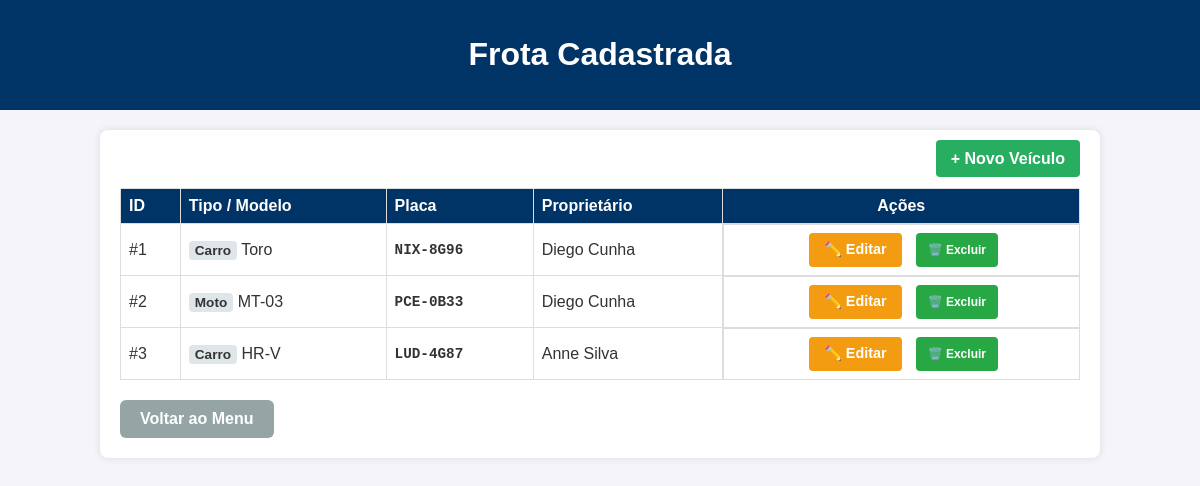
Page /veiculos on the committed database.
### tables this page shows
CREATE TABLE veiculos (
                id INTEGER PRIMARY KEY AUTOINCREMENT,
                tipo TEXT NOT NULL,
                modelo TEXT NOT NULL,
                placa TEXT NOT NULL,
                cliente_id INTEGER NOT NULL,  -- ADICIONE ESSA LINHA
                FOREIGN KEY(cliente_id) REFERENCES usuarios(id) -- OPCIONAL: CRIA A RELAÇÃO REAL
            );

CREATE TABLE usuarios (
                id INTEGER PRIMARY KEY AUTOINCREMENT,
                nome TEXT NOT NULL,
                email TEXT NOT NULL,
                cpf TEXT UNIQUE
            );

### app.py (the view)
@app.route("/veiculos")
def listar_veiculos():
    raw_veiculos = db.get_all("veiculos")
    lista_veiculos = []
    for v in raw_veiculos:
        if isinstance(v, dict):
            v_id, tipo, modelo, placa, cliente_id = v['id'], v['tipo'], v['modelo'], v['placa'], v['cliente_id']
        else:
            v_id, tipo, modelo, placa, cliente_id = v[0], v[1], v[2], v[3], v[4]
        dono_nome = "Desconhecido"
        dono = db.get_by_id("usuarios", cliente_id)
        if dono:
            dono_nome = dono['nome'] if isinstance(dono, dict) else dono[1]
        lista_veiculos.append({
            'id': v_id,
            'tipo': tipo,
            'modelo': modelo,
            'placa': placa,
            'dono': dono_nome
        })
    return render_template("veiculos.html", veiculos=lista_veiculos)

### database/adapters/sqlite_adapter.py (called while the page is built)
    def get_all(self, table):
        self.cursor.execute(f"SELECT * FROM {table}")
        return self.cursor.fetchall()

    def get_by_id(self, table, id):
        self.cursor.execute(f"SELECT * FROM {table} WHERE id = ?", (id,))
        return self.cursor.fetchone()

### templates/veiculos.html (shortened to what this page needs)
<!DOCTYPE html>
<html lang="pt-br">
<head>
    <link rel="stylesheet" href="{{ url_for('static', filename='css/style.css') }}">
</head>
<body>
    <header><h1>Frota Cadastrada</h1></header>
    <div class="container">
        <div style="text-align: right;">
            <a href="{{ url_for('cadastro_veiculo') }}" style="background: #27ae60; color: white; padding: 10px 15px; text-decoration: none; border-radius: 4px; font-weight: bold;">+ Novo Veículo</a>
        </div>
        <table>
            <thead>
                <tr>
                    <th>ID</th>
                    <th>Tipo / Modelo</th>
                    <th>Placa</th>
                    <th>Proprietário</th>
                    <th style="text-align: center;">Ações</th>
                </tr>
            </thead>
            <tbody>
                {% for v in veiculos %}
                <tr>
                    <td>#{{ v.id }}</td>
                    <td>
                        <span class="tag-tipo">{{ v.tipo }}</span> {{ v.modelo }}
                    </td>
                    <td style="font-family: monospace; font-weight: bold; font-size: 1.1em;">{{ v.placa }}</td>
                    <td>{{ v.dono }}</td>
                    <td class="acoes-td">
                        <a href="{{ url_for('editar_veiculo', id=v.id) }}" class="btn-padrao btn-editar">
                            ✏️ Editar
                        </a>
                        <form action="{{ url_for('excluir_veiculo', id=v.id) }}" method="POST" style="margin:0;" onsubmit="return confirm('Tem certeza? Isso pode apagar históricos!')">
                            <button type="submit" class="btn-padrao btn-excluir">
                                🗑️ Excluir
                            </button>
                        </form>
                    </td>
                </tr>
                {% else %}
                <tr>
                    <td colspan="5" style="text-align: center;">Nenhum veículo cadastrado.</td>
                </tr>
                {% endfor %}
            </tbody>
        </table>
        <a href="/landing" class="btn-voltar">Voltar ao Menu</a>
    </div>
</body>
</html>

### static/css/style.css (style rules this page uses)
body { font-family: Arial, sans-serif; margin: 0; padding: 0; background: #f4f4f9; color: #333; }
header { background: #003366; color: white; padding: 15px; text-align: center; }
.container { width: 80%; margin: auto; margin-top: 20px; padding: 20px; background: white; border-radius: 8px; box-shadow: 0 0 8px rgba(0,0,0,0.1); }
form input, form select, form button { display: block; width: 100%; margin-bottom: 12px; padding: 10px; border-radius: 5px; border: 1px solid #aaa; box-sizing: border-box; }
form button { background: #003366; color: white; border: none; cursor: pointer; font-weight: bold; }
table { width: 100%; border-collapse: collapse; margin-top: 20px; }
table th, table td { border: 1px solid #ddd; padding: 8px; text-align: left; }
table th { background: #003366; color: white; }
form button[type="submit"] { background: #28a745; color: white; padding: 5px 10px; border: none; border-radius: 4px; cursor: pointer; font-size: 12px; }
.btn-voltar { display: inline-block; background-color: #95a5a6; color: white; padding: 10px 20px; text-decoration: none; border-radius: 6px; font-weight: bold; margin-top: 20px; transition: background-color 0.3s; border: none; cursor: pointer; }

### templates/veiculos.html (style rules this page uses)
table { width: 100%; border-collapse: collapse; margin-top: 20px; background: white; }
th, td { padding: 12px; border-bottom: 1px solid #ddd; text-align: left; vertical-align: middle; }
th { background-color: #f8f9fa; color: #333; }
.acoes-td { display: flex; gap: 10px; justify-content: center; align-items: center; }
.btn-padrao { display: inline-flex; align-items: center; justify-content: center; height: 34px; padding: 0 15px; border-radius: 4px; font-size: 0.9em; font-weight: bold; text-decoration: none; border: none; cursor: pointer; font-family: Arial, sans-serif; box-sizing: border-box; vertical-align: middle; margin: 0 2px; }
.btn-editar { background-color: #f39c12; color: white; }
.btn-excluir { background-color: #c0392b; color: white; }
.tag-tipo { background: #dfe6e9; padding: 2px 6px; border-radius: 4px; font-size: 0.85em; font-weight: bold; }

### rows in the picture
veiculos: tipo "Carro", modelo "Toro", placa "NIX-8G96"
usuarios: dono "Diego Cunha" "Diego Cunha"
veiculos: tipo "Moto", modelo "MT-03", placa "PCE-0B33"
veiculos: tipo "Carro", modelo "HR-V", placa "LUD-4G87"
usuarios: dono "Anne Silva"

### other values in the picture
{{ v.id }} "1" "2" "3"
